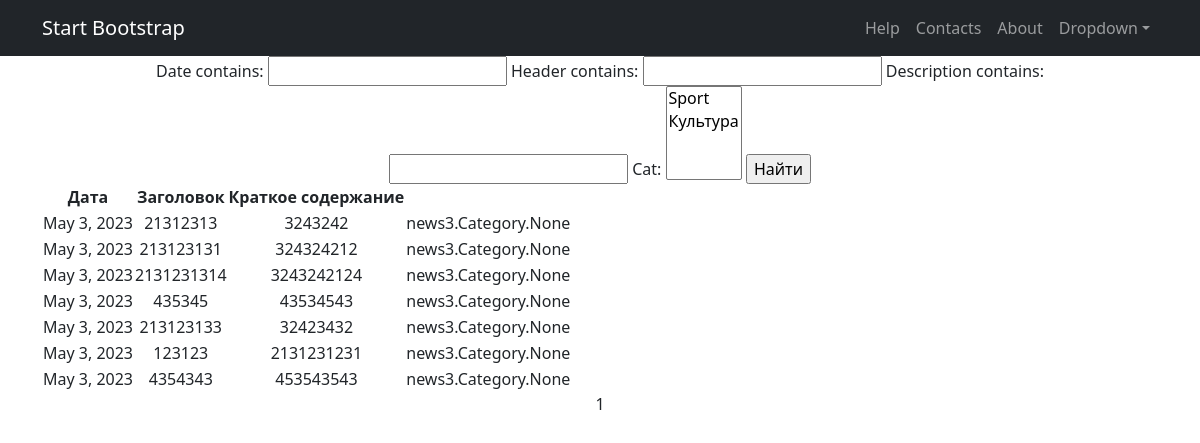
The app's page /news/search/ with its own data.
### news3/models.py (models this page shows, shortened)
class News(models.Model):
    date = models.DateField(auto_now_add=True)
    header = models.CharField(max_length=50, unique=True)
    description = models.TextField(unique=True)
    email = models.EmailField()
    cat = models.ManyToManyField('Category')

### news3/views.py (the view)
# urls.py: path('news/search/', Search.as_view()),
class Search(ListView):
    model = News
    template_name = 'search.html'
    context_object_name = 'news'  #
    paginate_by = 10
    def get_context_data(self, **kwargs):
        context = super().get_context_data(**kwargs)
        context['filter'] = NewsFilter(self.request.GET, queryset=self.get_queryset())
        return context

### news3/models.py (called while the page is built)
    def __str__(self):
        return f'{self.name}'

### templates/search.html (shortened to what this page needs)
{% extends 'flatpages/default.html' %}
{% block content %}
<form method="GET">
    {{ filter.form }}
        <input type="submit" value="Найти">
    <table>
        <thead>
            <th>
                Дата
            </th>
            <th>
                Заголовок
            </th>
            <th>
                Краткое содержание
            </th>
        </thead>
            {% for news in news %}
        <tr>
             <td>
                {{ news.date }}
            </td>
            <td>
                {{ news.header }}
            </td>
            <td>
                {{ news.description }}
            </td>
            <td>
                {{ news.cat }}
            </td>
        </tr>
            {% endfor %}
    </table>
</form>
    {% for num in page_obj.paginator.page_range %}
        {% if page_obj.number == num %}
            <a>{{ num }}</a>
        {% elif num > page_obj.number|add:'-3' and num < page_obj.number|add:'3' %}
            <a href="?page={{ num }}">{{ num }}</a>
        {% endif %}
    {% endfor %}
{% endblock content %}

### records on screen
News: date "May 3, 2023", header "21312313", description "3243242", cat "news3.Category.None"
News: date "May 3, 2023", header "213123131", description "324324212", cat "news3.Category.None"
News: date "May 3, 2023", header "2131231314", description "3243242124", cat "news3.Category.None"
News: date "May 3, 2023", header "435345", description "43534543", cat "news3.Category.None"
News: date "May 3, 2023", header "213123133", description "32423432", cat "news3.Category.None"
News: date "May 3, 2023", header "123123", description "2131231231", cat "news3.Category.None"
News: date "May 3, 2023", header "4354343", description "453543543", cat "news3.Category.None"

### other values on screen
{{ num }} "1"
